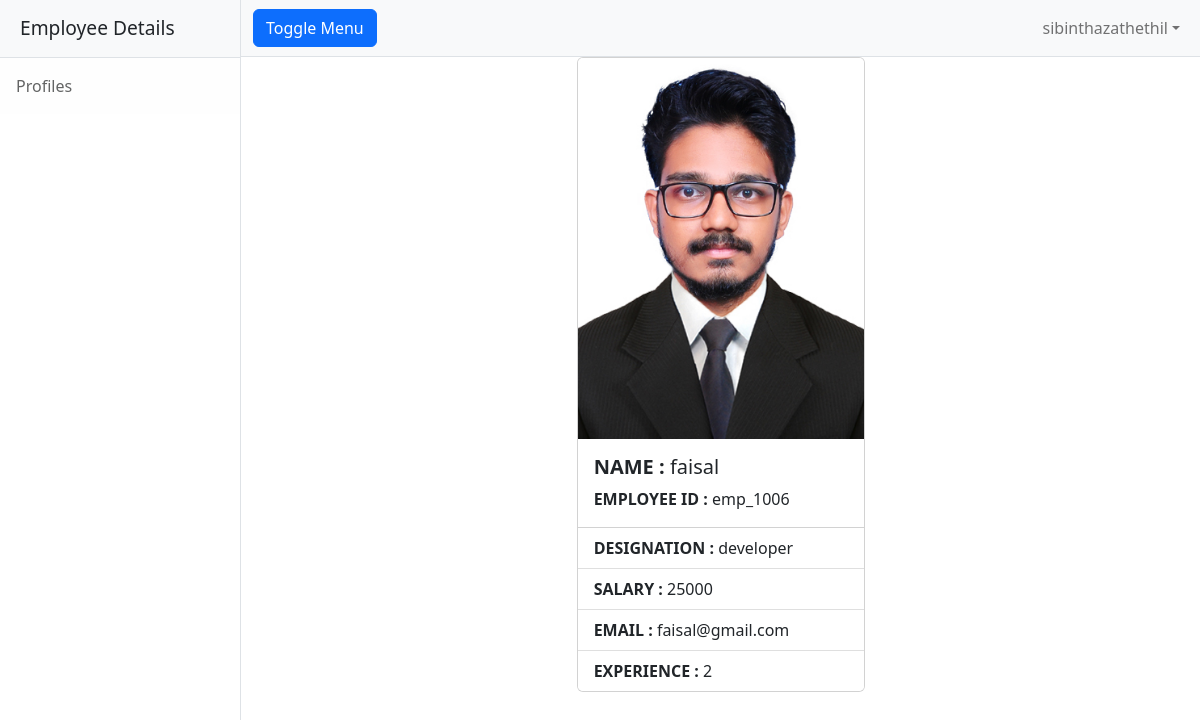
/employee/details/emp_1006 (signed in), run on the app's committed database.
### employee/models.py (models this page shows, shortened)
class Employee(models.Model):
    eid=models.CharField(max_length=120,primary_key=True)
    profile_pic=models.ImageField(upload_to="profilepics",null=True)
    employee_name=models.CharField(max_length=120)
    designation=models.CharField(max_length=120)
    salary=models.PositiveIntegerField()
    email=models.EmailField(unique=True)
    experience=models.PositiveIntegerField(null=0)

### employee/views.py (the view)
# urls.py: path("details/<str:emp_id>",views.EmployeeDetailView.as_view(),name="emp-detail"),
@method_decorator(signin_required,name="dispatch")
class EmployeeDetailView(View):
    def get(self,request,*args,**kwargs):
        qs=Employee.objects.get(eid=kwargs.get("emp_id"))
        return render(request,"emp-detail.html",{"employee":qs})

### employee/views.py (called while the page is built)
def signin_required(fn):
    def wrapper(request,*args,**kwargs):
        if request.user.is_authenticated:
            return fn(request,*args,**kwargs)
        else:
            return redirect("sign-in")
    return wrapper

### employee/templates/emp-detail.html (shortened to what this page needs)
{%extends 'base.html'%}
{%block body_block%}
<!DOCTYPE html>
<html lang="en">
<head>
<link href="https://cdn.jsdelivr.net/npm/bootstrap@5.2.0-beta1/dist/css/bootstrap.min.css" rel="stylesheet">
</head>
<body>
<div class="container">
    <div class="row">
        <div class="col-4"></div>
        <div class="col-4">
            <div class="card" style="width: 18rem;">
  <img src="{{employee.profile_pic.url}}" class="card-img-top" alt="...">
  <div class="card-body">
    <h5 class="card-title"><strong>NAME : </strong>{{employee.employee_name}}</h5>
    <p class="card-text"><strong>EMPLOYEE ID : </strong>{{employee.eid}}</p>
  </div>
  <ul class="list-group list-group-flush">
    <li class="list-group-item"><STRONG>DESIGNATION : </STRONG>{{employee.designation}}</li>
    <li class="list-group-item"><STRONG>SALARY : </STRONG>{{employee.salary}}</li>
    <li class="list-group-item"><STRONG>EMAIL : </STRONG>{{employee.email}}</li>
    <li class="list-group-item"><STRONG>EXPERIENCE : </STRONG>{{employee.experience}}</li>
  </ul>
</div>
        </div>
        <div class="col-4"></div>
    </div>
</div>
</body>
</html>
{%endblock%}

### employee/templates/base.html (shortened to what this page needs)
<!DOCTYPE html>
{%load static%}
<html lang="en">
    <head>
        <link href="{%static 'css/styles.css'%}" rel="stylesheet" />
    </head>
    <body>
        <div class="d-flex" id="wrapper">
            <div class="border-end bg-white" id="sidebar-wrapper">
                <div class="sidebar-heading border-bottom bg-light">Employee Details</div>
                <div class="list-group list-group-flush">
                    <a class="list-group-item list-group-item-action list-group-item-light p-3" href="#!">Profiles</a>
                </div>
            </div>
            <div id="page-content-wrapper">
                <nav class="navbar navbar-expand-lg navbar-light bg-light border-bottom">
                    <div class="container-fluid">
                        <button class="btn btn-primary" id="sidebarToggle">Toggle Menu</button>
                        <div class="collapse navbar-collapse" id="navbarSupportedContent">
                            <ul class="navbar-nav ms-auto mt-2 mt-lg-0">
                                <li class="nav-item dropdown">
                                    <a class="nav-link dropdown-toggle" id="navbarDropdown" href="#" role="button" data-bs-toggle="dropdown" aria-haspopup="true" aria-expanded="false">{{request.user}}</a>
                                </li>
                            </ul>
                        </div>
                    </div>
                </nav>
                <div class="container-fluid">
                    {%block body_block%}
                    {%endblock%}
                </div>
            </div>
        </div>
    </body>
</html>

### data on the page
Employee: profile_pic (picture), employee_name "faisal", eid "emp_1006", designation "developer", salary "25000", email "faisal@gmail.com", experience "2"

### other printed values
{{ request.user }} "sibinthazathethil"
